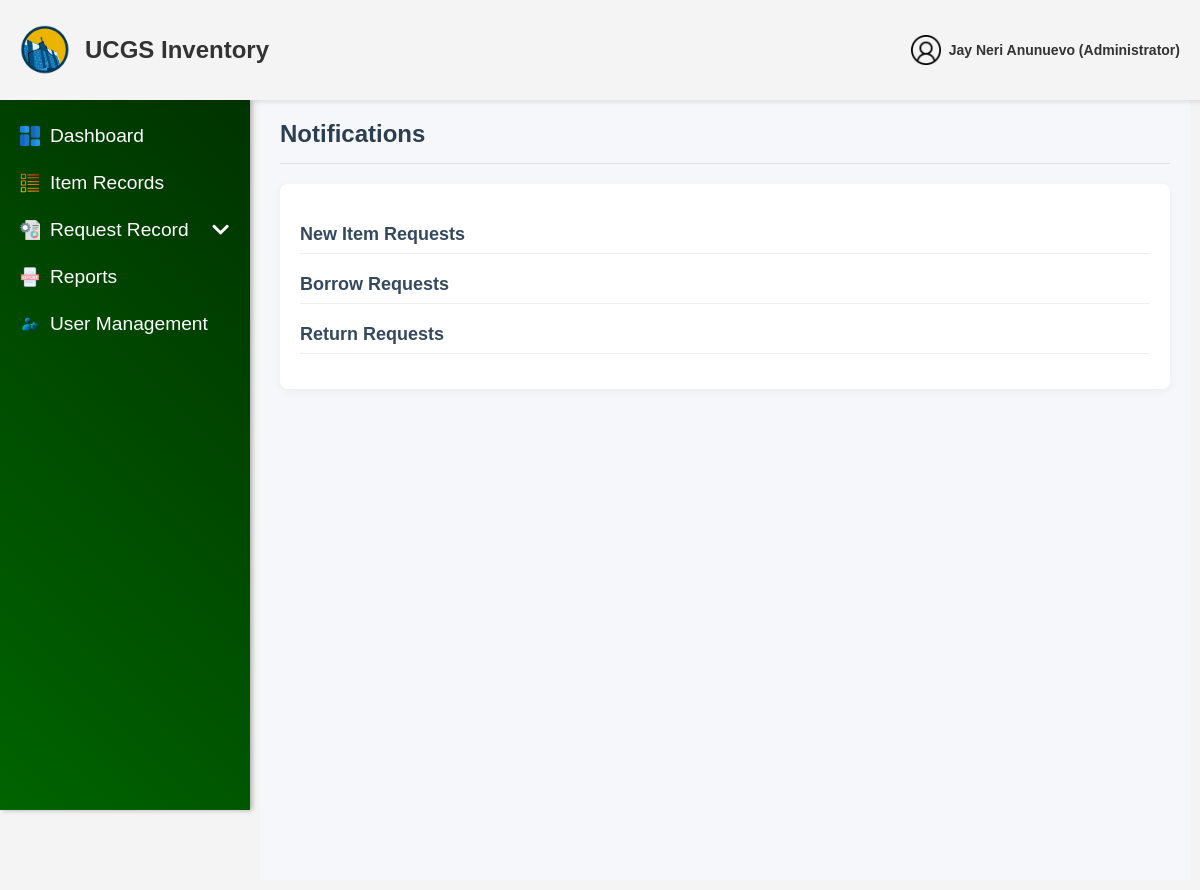
Page /admin/adminnotification.php (signed in) on the earlier database version.
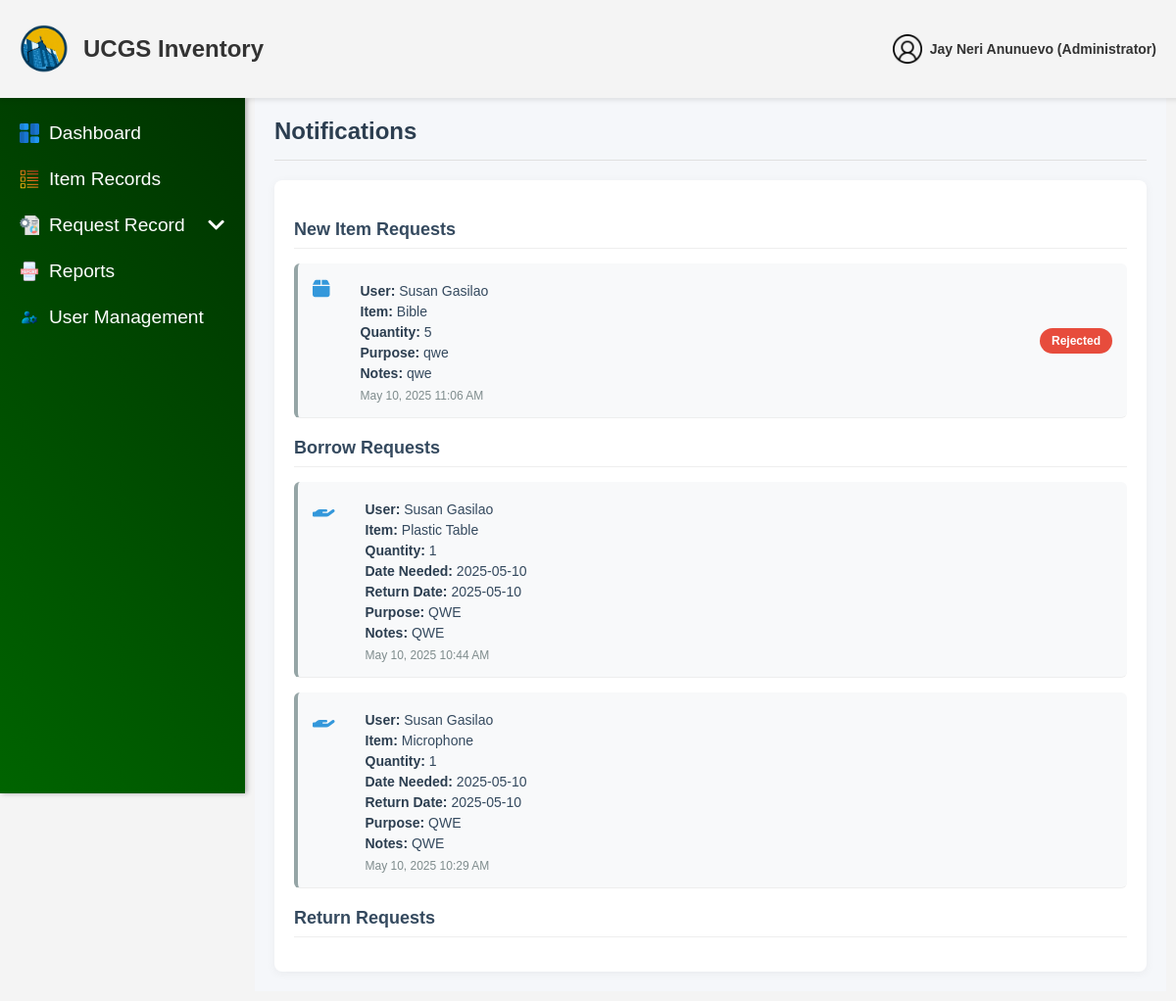
Same page on the later database version.
### tables this page shows
CREATE TABLE `users` (
  `user_id` int(11) NOT NULL,
  `username` varchar(255) NOT NULL,
  `email` varchar(255) NOT NULL,
  `password` varchar(255) NOT NULL,
  `role` enum('User','Administrator') NOT NULL,
  `ministry` enum('UCM','CWA','CHOIR','PWT','CYF') NOT NULL,
  `status` enum('Active','Deactivated') NOT NULL DEFAULT 'Active',
  `created_at` datetime NOT NULL DEFAULT current_timestamp(),
  `updated_at` datetime DEFAULT NULL ON UPDATE current_timestamp(),
  `deactivation_end` datetime DEFAULT NULL,
  `reset_token` varchar(64) DEFAULT NULL,
  `reset_expires` datetime DEFAULT NULL
);

CREATE TABLE `new_item_requests` (
  `request_id` int(11) NOT NULL,
  `user_id` int(11) NOT NULL,
  `item_name` varchar(255) NOT NULL,
  `item_category` varchar(50) NOT NULL,
  `quantity` int(11) NOT NULL,
  `item_unit` varchar(50) NOT NULL,
  `purpose` text NOT NULL,
  `notes` text DEFAULT NULL,
  `status` enum('Pending','Approved','Rejected') NOT NULL DEFAULT 'Pending',
  `request_date` datetime NOT NULL DEFAULT current_timestamp(),
  `ministry` enum('UCM','CWA','CHOIR','PWT','CYF') NOT NULL
);

CREATE TABLE `borrow_requests` (
  `borrow_id` int(11) NOT NULL,
  `user_id` int(11) NOT NULL,
  `item_id` int(11) NOT NULL,
  `quantity` int(11) NOT NULL,
  `date_needed` date NOT NULL,
  `return_date` date NOT NULL,
  `purpose` text NOT NULL,
  `notes` text DEFAULT NULL,
  `status` enum('Pending','Approved','Rejected','For Checking','For Releasing','Released','Return Pending','Returned') NOT NULL DEFAULT 'Pending',
  `request_date` datetime NOT NULL DEFAULT current_timestamp(),
  `transaction_id` int(11) DEFAULT NULL,
  `item_name` varchar(255) DEFAULT NULL,
  `processed_at` datetime DEFAULT NULL,
  `rejection_reason` text DEFAULT NULL,
  `return_status` varchar(20) DEFAULT NULL,
  `return_reason` text DEFAULT NULL
);

CREATE TABLE `items` (
  `item_id` int(11) NOT NULL,
  `created_by` int(11) DEFAULT NULL,
  `item_no` varchar(50) NOT NULL,
  `item_name` varchar(255) NOT NULL,
  `description` text DEFAULT NULL,
  `quantity` int(11) NOT NULL,
  `availability` int(11) NOT NULL DEFAULT 0,
  `unit` varchar(10) NOT NULL DEFAULT 'pcs',
  `status` enum('Available','Out of Stock','Low Stock') NOT NULL,
  `model_no` varchar(50) DEFAULT NULL,
  `item_category` varchar(50) NOT NULL DEFAULT '',
  `item_location` varchar(50) DEFAULT NULL,
  `expiration` date DEFAULT NULL,
  `brand` varchar(50) DEFAULT NULL,
  `deleted_at` datetime DEFAULT NULL,
  `last_updated` datetime NOT NULL DEFAULT current_timestamp() ON UPDATE current_timestamp(),
  `created_at` datetime NOT NULL DEFAULT current_timestamp()
);

### admin/adminnotification.php (the view, shortened to what this page needs)
<?php
include '../config/db_connection.php';
function getLoggedInUser($conn) {
    $userId = $_SESSION['user_id'];
    $stmt = $conn->prepare("SELECT * FROM users WHERE user_id = ?");
    $stmt->bind_param("i", $userId);
    $stmt->execute();
    $result = $stmt->get_result();
    return $result->fetch_assoc();
}
$loggedInUser = getLoggedInUser($conn);
$accountName = $loggedInUser['username'];
$accountRole = $loggedInUser['role'];
$newItemRequestsQuery = "SELECT nir.request_id, nir.quantity, nir.purpose, nir.notes,
                                nir.status, nir.request_date,
                                u.username, nir.item_name
                         FROM new_item_requests nir
                         JOIN users u ON nir.user_id = u.user_id
                         ORDER BY nir.request_date DESC";
$newItemRequestsResult = $conn->query($newItemRequestsQuery);
$newItemRequests = [];
if ($newItemRequestsResult && $newItemRequestsResult->num_rows > 0) {
    while ($row = $newItemRequestsResult->fetch_assoc()) {
        $newItemRequests[] = $row;
    }
}
$borrowRequestsQuery = "SELECT br.borrow_id, br.quantity, br.date_needed, br.return_date,
                               br.purpose, br.notes, br.status, br.request_date,
                               u.username, i.item_name
                        FROM borrow_requests br
                        JOIN users u ON br.user_id = u.user_id
                        JOIN items i ON br.item_id = i.item_id
                        ORDER BY br.request_date DESC";
$borrowRequestsResult = $conn->query($borrowRequestsQuery);
$borrowRequests = [];
if ($borrowRequestsResult && $borrowRequestsResult->num_rows > 0) {
    while ($row = $borrowRequestsResult->fetch_assoc()) {
        $borrowRequests[] = $row;
    }
}
$returnRequests = [];
$allRequests = [
    'new_item_requests' => $newItemRequests,
    'borrow_requests' => $borrowRequests,
    'return_requests' => $returnRequests
];
?>
<!DOCTYPE html>
<html lang="en">
<head>
    <link rel="stylesheet" href="../css/AdminNotification.css">
    <link rel="stylesheet" href="https://cdnjs.cloudflare.com/ajax/libs/font-awesome/6.5.1/css/all.min.css">
</head>
<body>
<header class="header">
        <div class="header-content">
            <div class="left-side">
                <img src="../assets/img/Logo.png" alt="Logo" class="logo">
                <span class="website-name">UCGS Inventory</span>
            </div>
            <div class="right-side">
                <div class="user">
                    <img src="../assets/img/users.png" alt="User" class="icon" id="userIcon">
                    <span class="admin-text"><?php echo htmlspecialchars($accountName); ?> (<?php echo htmlspecialchars($accountRole); ?>)</span>
                </div>
            </div>
        </div>
    </header>
    <aside class="sidebar">
    <ul>
        <li><a href="adminDashboard.php"><img src="../assets/img/dashboards.png" alt="Dashboard Icon" class="sidebar-icon"> Dashboard</a></li>
        <li><a href="ItemRecords.php"><img src="../assets/img/list-items.png" alt="Items Icon" class="sidebar-icon">Item Records</i></a></li>
        <li class="dropdown">
            <a href="#" class="dropdown-btn">
                <img src="../assets/img/request-for-proposal.png" alt="Request Icon" class="sidebar-icon">
                <span class="text">Request Record</span>
            </a>
        </li>
        <li><a href="Reports.php"><img src="../assets/img/reports.png" alt="Reports Icon" class="sidebar-icon"> Reports</a></li>
        <li><a href="UserManagement.php"><img src="../assets/img/user-management.png" alt="User Management Icon" class="sidebar-icon"> User Management</a></li>
    </ul>
</aside>
    <div class="main-content">
        <div class="notification-header">
            <h2>Notifications</h2>
        </div>
        <div class="notification-list">
            <?php if (!empty($allRequests)): ?>
                <h3>New Item Requests</h3>
                <?php foreach ($allRequests['new_item_requests'] as $request): ?>
                    <div class="notification-item <?= $request['status'] === 'Pending' ? 'unread' : 'read' ?>"
                         data-request-id="<?= $request['request_id'] ?>">
                        <div class="notification-content">
                            <span class="notification-icon">
                                <i class="fa-solid fa-box"></i>
                            </span>
                            <div class="notification-text">
                                <p><strong>User:</strong> <?= htmlspecialchars($request['username']) ?></p>
                                <p><strong>Item:</strong> <?= htmlspecialchars($request['item_name']) ?></p>
                                <p><strong>Quantity:</strong> <?= htmlspecialchars($request['quantity']) ?></p>
                                <p><strong>Purpose:</strong> <?= htmlspecialchars($request['purpose']) ?></p>
                                <p><strong>Notes:</strong> <?= htmlspecialchars($request['notes'] ?? 'N/A') ?></p>
                                <span class="notification-date">
                                    <?= date('M j, Y g:i A', strtotime($request['request_date'])) ?>
                                </span>
                            </div>
                        </div>
                        <div class="notification-actions">
    <?php if ($request['status'] === 'Pending'): ?>
        <div class="status-badge pending">
            <span>Pending Approval</span>
        </div>
    <?php elseif ($request['status'] === 'Approved'): ?>
        <div class="status-badge approved">
            <span>Approved</span>
        </div>
    <?php elseif ($request['status'] === 'Rejected'): ?>
        <div class="status-badge rejected">
            <span>Rejected</span>
        </div>
    <?php endif; ?>
</div>
                    </div>
                <?php endforeach; ?>
                <h3>Borrow Requests</h3>
                <?php foreach ($allRequests['borrow_requests'] as $request): ?>
                    <div class="notification-item <?= $request['status'] === 'Pending' ? 'unread' : 'read' ?>"
                         data-borrow-id="<?= $request['borrow_id'] ?>">
                        <div class="notification-content">
                            <span class="notification-icon">
                                <i class="fa-solid fa-hand-holding"></i>
                            </span>
                            <div class="notification-text">
                                <p><strong>User:</strong> <?= htmlspecialchars($request['username']) ?></p>
                                <p><strong>Item:</strong> <?= htmlspecialchars($request['item_name']) ?></p>
                                <p><strong>Quantity:</strong> <?= htmlspecialchars($request['quantity']) ?></p>
                                <p><strong>Date Needed:</strong> <?= htmlspecialchars($request['date_needed']) ?></p>
                                <p><strong>Return Date:</strong> <?= htmlspecialchars($request['return_date']) ?></p>
                                <p><strong>Purpose:</strong> <?= htmlspecialchars($request['purpose']) ?></p>
                                <p><strong>Notes:</strong> <?= htmlspecialchars($request['notes'] ?? 'N/A') ?></p>
                                <span class="notification-date">
                                    <?= date('M j, Y g:i A', strtotime($request['request_date'])) ?>
                                </span>
                            </div>
                        </div>
                    </div>
                <?php endforeach; ?>
                <h3>Return Requests</h3>
            <?php endif; ?>
        </div>
    </div>
</body>
</html>

Differences in the rows shown:
added new_item_requests: user.username "Susan Gasilao", item_name "Bible", quantity "5", purpose "qwe", notes "qwe", request_date "May 10, 2025 11:06 AM", status "Rejected"
added borrow_requests: user.username "Susan Gasilao", item.item_name "Plastic Table", quantity "1", date_needed "2025-05-10", return_date "2025-05-10", purpose "QWE", notes "QWE", request_date "May 10, 2025 10:44 AM"
added borrow_requests: user.username "Susan Gasilao", item.item_name "Microphone", quantity "1", date_needed "2025-05-10", return_date "2025-05-10", purpose "QWE", notes "QWE", request_date "May 10, 2025 10:29 AM"
